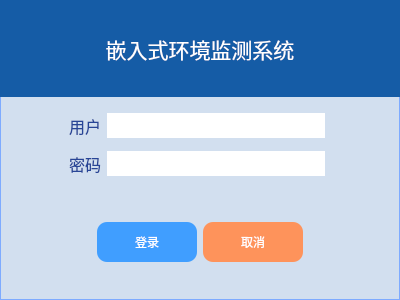
<?xml version="1.0" encoding="UTF-8"?>
<ui version="4.0">
 <class>dialog_login</class>
 <widget class="QDialog" name="dialog_login">
  <property name="geometry">
   <rect>
    <x>0</x>
    <y>0</y>
    <width>400</width>
    <height>300</height>
   </rect>
  </property>
  <property name="maximumSize">
   <size>
    <width>400</width>
    <height>300</height>
   </size>
  </property>
  <property name="windowTitle">
   <string>Dialog</string>
  </property>
  <property name="styleSheet">
   <string notr="true">#dialog_login{
border:1px solid #7EABFF;
background-color:#D2DFEF;
}</string>
  </property>
  <layout class="QVBoxLayout" name="verticalLayout">
   <property name="spacing">
    <number>0</number>
   </property>
   <property name="leftMargin">
    <number>0</number>
   </property>
   <property name="topMargin">
    <number>0</number>
   </property>
   <property name="rightMargin">
    <number>0</number>
   </property>
   <property name="bottomMargin">
    <number>9</number>
   </property>
   <item>
    <widget class="QWidget" name="widget_3" native="true">
     <property name="styleSheet">
      <string notr="true">background-color:#155CA6;
color:white;
</string>
     </property>
     <layout class="QVBoxLayout" name="verticalLayout_2">
      <item>
       <widget class="QLabel" name="label_3">
        <property name="font">
         <font>
          <family>AcadEref</family>
          <pointsize>16</pointsize>
         </font>
        </property>
        <property name="text">
         <string>嵌入式环境监测系统</string>
        </property>
        <property name="alignment">
         <set>Qt::AlignCenter</set>
        </property>
       </widget>
      </item>
     </layout>
    </widget>
   </item>
   <item>
    <widget class="QWidget" name="widget" native="true">
     <layout class="QGridLayout" name="gridLayout">
      <item row="1" column="1">
       <widget class="QLabel" name="pwdicon">
        <property name="styleSheet">
         <string notr="true">color:#274597;
font:12pt;</string>
        </property>
        <property name="text">
         <string>密码</string>
        </property>
       </widget>
      </item>
      <item row="0" column="2">
       <widget class="QLineEdit" name="username">
        <property name="sizePolicy">
         <sizepolicy hsizetype="Expanding" vsizetype="Fixed">
          <horstretch>0</horstretch>
          <verstretch>0</verstretch>
         </sizepolicy>
        </property>
        <property name="font">
         <font>
          <pointsize>13</pointsize>
         </font>
        </property>
        <property name="styleSheet">
         <string notr="true">border:none;
height:25px;
</string>
        </property>
        <property name="text">
         <string/>
        </property>
       </widget>
      </item>
      <item row="1" column="2">
       <widget class="QLineEdit" name="password">
        <property name="sizePolicy">
         <sizepolicy hsizetype="Expanding" vsizetype="Fixed">
          <horstretch>0</horstretch>
          <verstretch>0</verstretch>
         </sizepolicy>
        </property>
        <property name="font">
         <font>
          <pointsize>11</pointsize>
         </font>
        </property>
        <property name="styleSheet">
         <string notr="true">border:none;
height:25px;</string>
        </property>
        <property name="text">
         <string/>
        </property>
        <property name="echoMode">
         <enum>QLineEdit::Password</enum>
        </property>
       </widget>
      </item>
      <item row="1" column="3">
       <widget class="QLabel" name="info_pwd">
        <property name="sizePolicy">
         <sizepolicy hsizetype="Minimum" vsizetype="Preferred">
          <horstretch>0</horstretch>
          <verstretch>0</verstretch>
         </sizepolicy>
        </property>
        <property name="minimumSize">
         <size>
          <width>60</width>
          <height>0</height>
         </size>
        </property>
        <property name="styleSheet">
         <string notr="true">color:red;</string>
        </property>
        <property name="text">
         <string/>
        </property>
       </widget>
      </item>
      <item row="0" column="1">
       <widget class="QLabel" name="usericon">
        <property name="font">
         <font>
          <pointsize>12</pointsize>
          <weight>50</weight>
          <italic>false</italic>
          <bold>false</bold>
         </font>
        </property>
        <property name="styleSheet">
         <string notr="true">color:#274597;
font:12pt;</string>
        </property>
        <property name="text">
         <string>用户</string>
        </property>
       </widget>
      </item>
      <item row="0" column="3">
       <widget class="QLabel" name="info_user">
        <property name="sizePolicy">
         <sizepolicy hsizetype="Minimum" vsizetype="Preferred">
          <horstretch>0</horstretch>
          <verstretch>0</verstretch>
         </sizepolicy>
        </property>
        <property name="minimumSize">
         <size>
          <width>60</width>
          <height>0</height>
         </size>
        </property>
        <property name="maximumSize">
         <size>
          <width>16777215</width>
          <height>16777215</height>
         </size>
        </property>
        <property name="styleSheet">
         <string notr="true">color:red;</string>
        </property>
        <property name="text">
         <string/>
        </property>
        <property name="alignment">
         <set>Qt::AlignLeading|Qt::AlignLeft|Qt::AlignVCenter</set>
        </property>
       </widget>
      </item>
      <item row="0" column="0" rowspan="2">
       <spacer name="horizontalSpacer">
        <property name="orientation">
         <enum>Qt::Horizontal</enum>
        </property>
        <property name="sizeType">
         <enum>QSizePolicy::Fixed</enum>
        </property>
        <property name="sizeHint" stdset="0">
         <size>
          <width>60</width>
          <height>20</height>
         </size>
        </property>
       </spacer>
      </item>
     </layout>
    </widget>
   </item>
   <item>
    <widget class="QWidget" name="widget_4" native="true">
     <property name="maximumSize">
      <size>
       <width>16777215</width>
       <height>16777215</height>
      </size>
     </property>
     <property name="styleSheet">
      <string notr="true">QPushButton{
border:none;
border-radius:10px;
color:white;
}
#login{
background-color:#409EFF
}
#login:hover{
background-color:#70B6FF
}
#login:pressed{
background:#155CA6
}
#cancel{
background-color: #FE935B
}
#cancel:hover{
	background-color: rgb(255, 173, 130);
}
#cancel:pressed{
	background-color: rgb(222, 106, 45);
}</string>
     </property>
     <layout class="QGridLayout" name="gridLayout_2">
      <property name="leftMargin">
       <number>0</number>
      </property>
      <property name="topMargin">
       <number>0</number>
      </property>
      <property name="rightMargin">
       <number>0</number>
      </property>
      <property name="bottomMargin">
       <number>0</number>
      </property>
      <item row="2" column="1">
       <widget class="QPushButton" name="login">
        <property name="sizePolicy">
         <sizepolicy hsizetype="Expanding" vsizetype="Preferred">
          <horstretch>0</horstretch>
          <verstretch>0</verstretch>
         </sizepolicy>
        </property>
        <property name="minimumSize">
         <size>
          <width>100</width>
          <height>40</height>
         </size>
        </property>
        <property name="text">
         <string>登录</string>
        </property>
       </widget>
      </item>
      <item row="2" column="2">
       <widget class="QPushButton" name="cancel">
        <property name="sizePolicy">
         <sizepolicy hsizetype="Expanding" vsizetype="Fixed">
          <horstretch>0</horstretch>
          <verstretch>0</verstretch>
         </sizepolicy>
        </property>
        <property name="minimumSize">
         <size>
          <width>100</width>
          <height>40</height>
         </size>
        </property>
        <property name="styleSheet">
         <string notr="true"/>
        </property>
        <property name="text">
         <string>取消</string>
        </property>
       </widget>
      </item>
      <item row="2" column="0">
       <spacer name="horizontalSpacer_3">
        <property name="orientation">
         <enum>Qt::Horizontal</enum>
        </property>
        <property name="sizeHint" stdset="0">
         <size>
          <width>40</width>
          <height>20</height>
         </size>
        </property>
       </spacer>
      </item>
      <item row="2" column="3">
       <spacer name="horizontalSpacer_4">
        <property name="orientation">
         <enum>Qt::Horizontal</enum>
        </property>
        <property name="sizeHint" stdset="0">
         <size>
          <width>40</width>
          <height>20</height>
         </size>
        </property>
       </spacer>
      </item>
     </layout>
    </widget>
   </item>
  </layout>
 </widget>
 <resources/>
 <connections/>
</ui>
